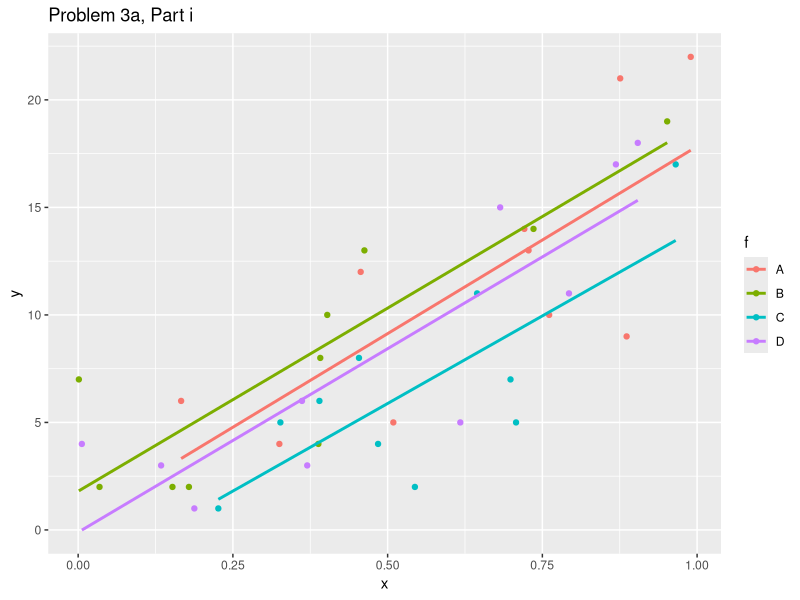
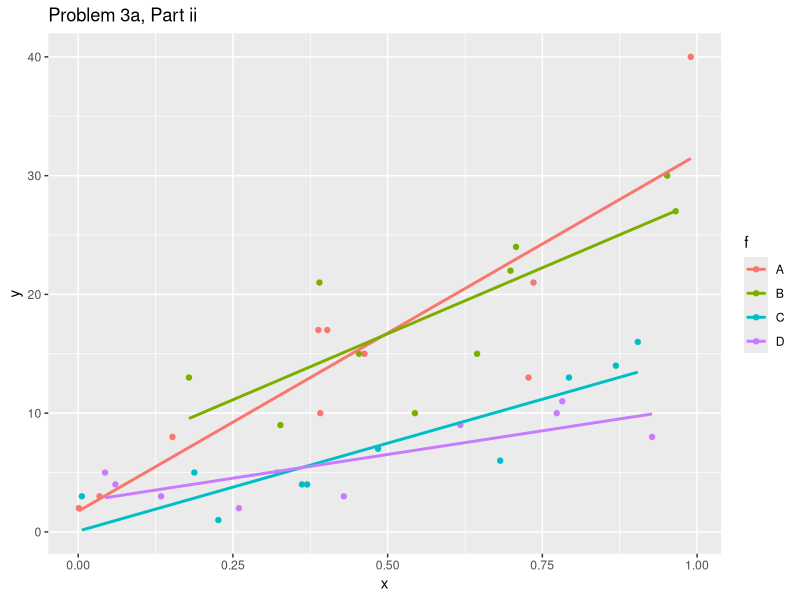
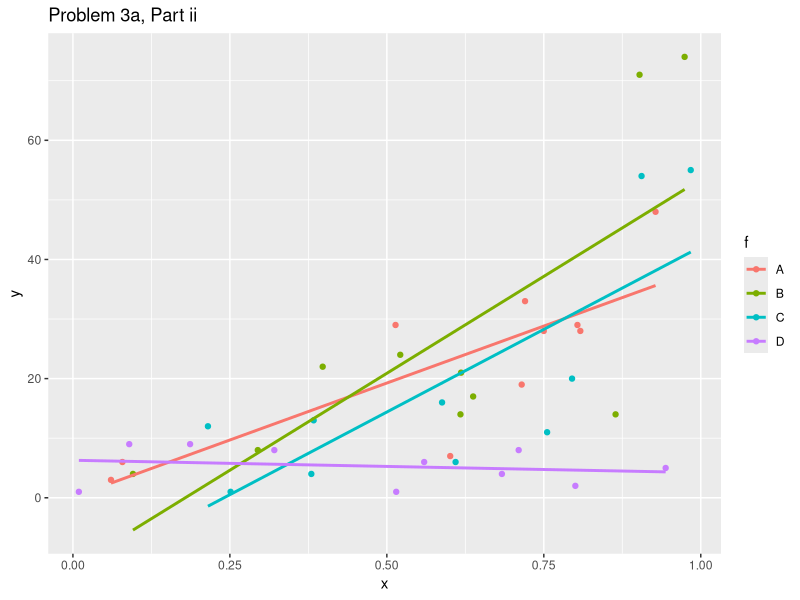

These figures' R source, in order: (Note: this script raises an error after producing the figures.)
## ----include = FALSE-----------------------------------------------------
knitr::opts_chunk$set(echo = TRUE)
library(dplyr)
library(knitr)
library(car)
library(ggplot2)
library(MASS)
library(lme4)
library(lmerTest)
#library(tidyr)
#library(cowplot)
#library(multcomp)
#library(lsmeans)

set.seed(1104)             # make random results reproducible

this_file <- "kerr_stat850_hw11.Rmd"  # used to automatically generate code appendix

## ---- echo = FALSE, message = FALSE--------------------------------------
## define functions for this problem
## function to simulate data:
## ng groups, nr replicates (or individuals) per group, 1 observation / individual
## fsd = SD of group random effects, indsd = SD of individual random effects
## b = fixed effect coefficients, of size 2: intercept and slope
simfun = function(ng=4, nr=10, fsd=1, indsd=0.5, b=c(1,2)) {
  ntot = nr*ng
  b.reff = rnorm(ng, sd=fsd)
  b.rind = rnorm(ntot, sd=indsd)
  x = runif(ntot) # predictor
  dd = data.frame(x, f=factor(rep(LETTERS[1:ng], each=nr)), obs=factor(1:ntot))
  dd$eta0 = as.vector(model.matrix(~x,data=dd) %*% b)
  dd$bi = b.rind
  dd$eta = with(dd, eta0 + b.reff[f] + b.rind) # log E(Yi) = Xbeta + group RE + indiv RE bi
  dd$mu = exp(dd$eta)
  dd$y = with(dd, rpois(ntot, lambda=mu))
  dd
}

## function to extract the variance components and fixed effects
cfun = function(d) {
  m = glmer(y ~ x + (1|f) + (1|obs), family="poisson", data=d)
  c(sqrt(unlist(VarCorr(m))), fixef(m))
}

p3_plot <- function(df, title){
  ggplot(data = df, aes(x = x,y = y, color = f)) +
    geom_point() + 
    geom_smooth(method = "glm", se = F) + 
    ggtitle(title)
}

## ---- message=FALSE------------------------------------------------------
## Problem 3a, part i
set.seed(12345)
#simulate data set
p3_1 = simfun(ng=4, nr=10, fsd=0, indsd=0, b=c(1,2))
#plot dataset
p3_plot(p3_1, "Problem 3a, Part i")
#Fit the data sets
p3_1f1 <- glm(y ~ x, family="quasipoisson", data = p3_1)
p3_1f2 <- glm(y ~ x + f, family="quasipoisson", data = p3_1)
#Look at the fits
summary(p3_1f1)
summary(p3_1f2)

## ---- message=FALSE------------------------------------------------------
## Problem 3a, part ii
set.seed(12345)
#simulate data set
p3_2 = simfun(ng=4, nr=10, fsd=1, indsd=0, b=c(1,2))
#plot dataset
p3_plot(p3_2, "Problem 3a, Part ii")
#Fit the data sets
p3_2f1 <- glm(y ~ x, family="quasipoisson", data = p3_2)
p3_2f2 <- glm(y ~ x + f, family="quasipoisson", data = p3_2)
#Look at the fits
summary(p3_2f1)
summary(p3_2f2)

## ---- message=FALSE------------------------------------------------------
## Problem 3a, part iii
set.seed(12345)
#simulate data set
p3_3 = simfun(ng=4, nr=10, fsd=1, indsd=0.5, b=c(1,2))
#plot dataset
p3_plot(p3_3, "Problem 3a, Part ii")
#Fit the data sets
p3_3f1 <- glm(y ~ x, family="quasipoisson", data = p3_3)
p3_3f2 <- glm(y ~ x + f, family="quasipoisson", data = p3_3)
#Look at the fits
summary(p3_3f1)
summary(p3_3f2)

## ------------------------------------------------------------------------
#Problem 3b
m0 <- glmer(y ~ x + (1|f), family="poisson", data=p3_3)
m1 <- glmer(y ~ x + (1|f) + (1|obs), family="poisson", data=p3_3)

#Perform LRT
drop1(m0, test = "Chisq")
drop1(m1, test = "Chisq")

## ---- message=FALSE, warning=FALSE---------------------------------------
#Problem 3c
oneX2 = function(x){
  #Define null model to generate data
  null_model = glmer(y ~ 1 + (1|f) + (1|obs), family="poisson", data = p3_3)
  simy = simulate(null_model)$sim_1
  
  #Make alternative model from data simulated by null
  alt_model = glmer(simy ~ x + (1|f) + (1|obs), family="poisson", data = p3_3)

  #Return the LRT statistic
  x2 = drop1(alt_model, test="Chisq")$LRT[2]
  
  return(x2)
}

#Now, perform bootstrap
set.seed(4)
if (!exists('bag_3c')) {
  #Perform the bootstrap
  bag_3c = unlist(parallel::mclapply(1:2000,oneX2))
}
bag_df <- as.data.frame(bag_3c)

#Now find the p-value
bag_df$bag_3c[bag_df$bag_3c<0] = 0.0
pval = mean(bag_df$bag_3c >= 257.73)
paste("The p-value for the parametric bootstrap test is: ",pval)

#Plot the null distribution
hist(bag_df$bag_3c, freq = FALSE, breaks = 30, xlab = "-2 loglik ratio", main = "")
curve(dchisq(x,df=1), add = T, n = 100)

## ---- message=FALSE, warning=FALSE---------------------------------------
# Problem 3d
## repeat many times
rr = replicate(100, cfun(simfun()))
#Find means
obs_eff_mean <- mean(rr[1,])
group_eff_mean <- mean(rr[2,])
int_eff_mean <- mean(rr[3,])
x_eff_mean <- mean(rr[4,])
eff_mean <- rbind(obs_eff_mean, group_eff_mean, int_eff_mean, x_eff_mean)

#Find variance
obs_eff_var <- var(rr[1,])
group_eff_var <- var(rr[2,])
int_eff_var <- var(rr[3,])
x_eff_var <- var(rr[4,])
eff_var <- rbind(obs_eff_var, group_eff_var, int_eff_var, x_eff_var)


#Actual effects
obs_eff_real <- 0.5
group_eff_real <- 1.0
int_eff_real <- 1.0
x_eff_real <- 2.0
eff_real <- rbind(obs_eff_real, group_eff_real, int_eff_real, x_eff_real)


#cbind for table
p3d_table <- cbind(eff_real,eff_mean,eff_var)
rownames(p3d_table) <- c("Observation RE","Group RE","Intercept FE","Slope FE")
kable(p3d_table, 
      row.names = TRUE,
      col.names = c("Actual","Mean","Variance"),
      digits = 3)


## ----code = readLines(purl(this_file, documentation = 1)), echo = T, eval = F----
## # this R markdown chunk generates a code appendix
